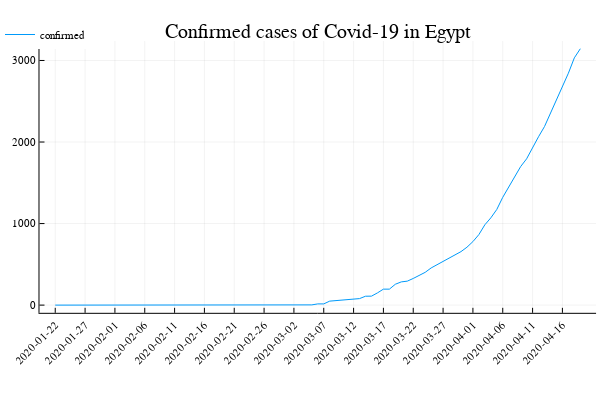

The notebook cell this image was saved under:
### Markdown cell above
# Confirmed cases

### Code cell
deaths, confirmed, dates, recovered = extract_country_data(country,data);
date_density=5
plot(1:length(dates),confirmed, label="confirmed", title="Confirmed cases of Covid-19 in $country", legend=:topleft, xrotation=45, xticks=(1:date_density:length(dates),string.(dates[1:date_density:length(dates)])))

### Figure 1 — Plotly figure (JSON) as saved in the notebook; plotly's stock layout.template omitted (floating-point values rounded to 4 significant figures)
{"data": [{"colorbar": {"title": ""}, "legendgroup": "confirmed", "line": {"color": "rgba(0, 154, 250, 1.000)", "dash": "solid", "shape": "linear", "width": 1}, "mode": "lines", "name": "confirmed", "showlegend": true, "type": "scatter", "x": [1, 2, 3, 4, 5, 6, 7, 8, 9, 10, 11, 12, 13, 14, 15, 16, 17, 18, 19, 20, 21, 22, 23, 24, 25, 26, 27, 28, 29, 30, 31, 32, 33, 34, 35, 36, 37, 38, 39, 40, 41, 42, 43, 44, 45, 46, 47, 48, 49, 50, 51, 52, 53, 54, 55, 56, 57, 58, 59, 60, 61, 62, 63, 64, 65, 66, 67, 68, 69, 70, 71, 72, 73, 74, 75, 76, 77, 78, 79, 80, 81, 82, 83, 84, 85, 86, 87, 88, 89], "xaxis": "x1", "y": [0, 0, 0, 0, 0, 0, 0, 0, 0, 0, 0, 0, 0, 0, 0, 0, 0, 0, 0, 0, 0, 0, 0, 1, 1, 1, 1, 1, 1, 1, 1, 1, 1, 1, 1, 1, 1, 1, 1, 2, 2, 2, 2, 3, 15, 15, 49, 55, 59, 60, 67, 80, 109, 110, 150, 196, 196, 256, 285, 294, 327, 366, 402, 456, 495, 536, 576, 609, 656, 710, 779, 865, 985, 1070, 1173, 1322, 1450, 1560, 1699, 1794, 1939, 2065, 2190, 2350, 2505, 2673, 2844, 3032, 3144], "yaxis": "y1", "zmax": null, "zmin": null}], "layout": {"annotations": [{"font": {"color": "rgba(0, 0, 0, 1.000)", "family": "sans-serif", "size": 20}, "rotation": 0, "showarrow": false, "text": "Confirmed cases of Covid-19 in Egypt", "x": 0.5296, "xanchor": "center", "xref": "paper", "y": 1, "yanchor": "top", "yref": "paper"}], "height": 400, "legend": {"bgcolor": "rgba(255, 255, 255, 1.000)", "bordercolor": "rgba(0, 0, 0, 1.000)", "font": {"color": "rgba(0, 0, 0, 1.000)", "family": "sans-serif", "size": 11}, "tracegroupgap": 0, "x": 0, "y": 1}, "margin": {"b": 20, "l": 0, "r": 0, "t": 20}, "paper_bgcolor": "rgba(255, 255, 255, 1.000)", "plot_bgcolor": "rgba(255, 255, 255, 1.000)", "showlegend": true, "width": 600, "xaxis": {"anchor": "y1", "domain": [0.06582, 0.9934], "gridcolor": "rgba(0, 0, 0, 0.100)", "gridwidth": 0.5, "linecolor": "rgba(0, 0, 0, 1.000)", "mirror": false, "range": [-1.64, 91.64], "showgrid": true, "showline": true, "showticklabels": true, "tickangle": -45, "tickcolor": "rgb(0, 0, 0)", "tickfont": {"color": "rgba(0, 0, 0, 1.000)", "family": "sans-serif", "size": 11}, "tickmode": "array", "ticks": "inside", "ticktext": ["2020-01-22", "2020-01-27", "2020-02-01", "2020-02-06", "2020-02-11", "2020-02-16", "2020-02-21", "2020-02-26", "2020-03-02", "2020-03-07", "2020-03-12", "2020-03-17", "2020-03-22", "2020-03-27", "2020-04-01", "2020-04-06", "2020-04-11", "2020-04-16"], "tickvals": [1, 6, 11, 16, 21, 26, 31, 36, 41, 46, 51, 56, 61, 66, 71, 76, 81, 86], "title": "", "titlefont": {"color": "rgba(0, 0, 0, 1.000)", "family": "sans-serif", "size": 15}, "type": "-", "visible": true, "zeroline": false, "zerolinecolor": "rgba(0, 0, 0, 1.000)"}, "yaxis": {"anchor": "x1", "domain": [0.1866, 0.9415], "gridcolor": "rgba(0, 0, 0, 0.100)", "gridwidth": 0.5, "linecolor": "rgba(0, 0, 0, 1.000)", "mirror": false, "range": [-94.32, 3238.0], "showgrid": true, "showline": true, "showticklabels": true, "tickangle": 0, "tickcolor": "rgb(0, 0, 0)", "tickfont": {"color": "rgba(0, 0, 0, 1.000)", "family": "sans-serif", "size": 11}, "tickmode": "array", "ticks": "inside", "ticktext": ["0", "1000", "2000", "3000"], "tickvals": [0, 1000, 2000, 3000], "title": "", "titlefont": {"color": "rgba(0, 0, 0, 1.000)", "family": "sans-serif", "size": 15}, "type": "-", "visible": true, "zeroline": false, "zerolinecolor": "rgba(0, 0, 0, 1.000)"}}}
